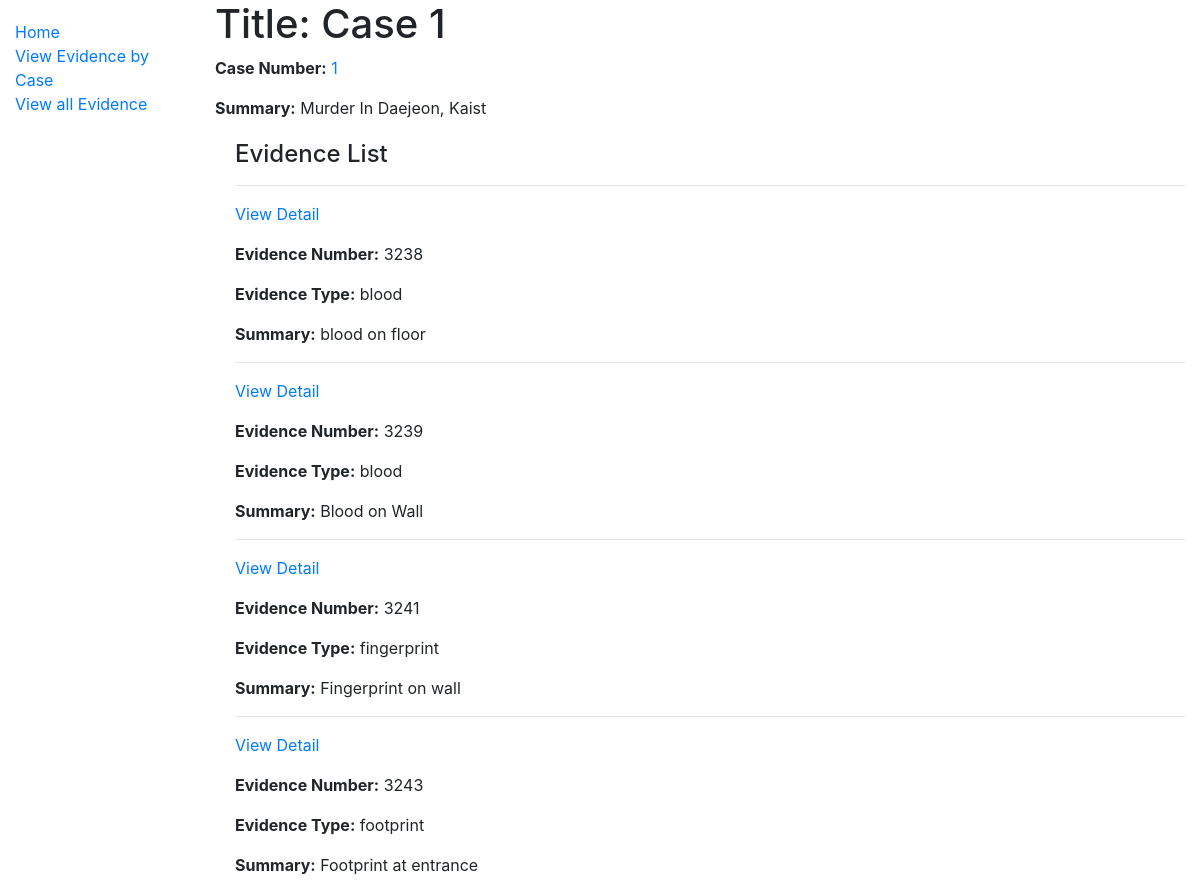
The app's page /catalog/case/4 with its own data.
### catalog/models.py (models this page shows, shortened)
class Evi_case(models.Model):
    number = models.PositiveIntegerField()
    summary = models.TextField(max_length=1000, null = True)
    class Meta:
        ordering = ['number']

class Evidence(models.Model):
    evi_case = models.ForeignKey('Evi_case', on_delete=models.SET_NULL, null=True)
    evi_number = models.AutoField(primary_key=True)
    evi_type = models.ForeignKey('Evi_type', on_delete=models.SET_NULL, null=True)
    summary = models.TextField(max_length=1000, null=True, help_text = 'Enter brief description of evidence')
    evi_time = models.DateTimeField(null=True, blank=True)
    signiture = models.ImageField(blank=True, null=True,)
    picture = models.ImageField(blank=True, null=True,
            upload_to="pictures/")
    record = models.FileField(blank=True, null=True,
            upload_to="records/")

class Evi_type(models.Model):
    name = models.CharField(max_length=200, help_text = 'Enter a evidence type(e.g. fingerprint)')
    class Meta:
        ordering = ['name']
    def __str__(self):
        return self.name

### catalog/views.py (the view)
# urls.py: path('case/<int:pk>', views.CaseDetailView.as_view(), name='case-detail'),
class CaseDetailView(generic.DetailView):
    model = Evi_case

### catalog/templates/catalog/evi_case_detail.html (shortened to what this page needs)
{% extends "base_generic.html" %}
{% block content %}
  <h1>Title: Case {{ evi_case.number }}</h1>
  <p><strong>Case Number:</strong> <a href="">{{ evi_case.number }}</a></p>
  <p><strong>Summary:</strong> {{ evi_case.summary }}</p>
  <div style="margin-left:20px;margin-top:20px">
    <h4>Evidence List</h4>
    {% for copy in evi_case.evidence_set.all %}
      <hr>
      <p><a href="{% url 'evidence-detail' copy.pk %}">View Detail</a></p>
      <p><strong>Evidence Number:</strong> {{copy.evi_number}}</p>
      <p><strong>Evidence Type:</strong> {{copy.evi_type}}</p>
      <p><strong>Summary:</strong> {{copy.summary}}</p>
    {% endfor %}
  </div>
{% endblock %}

### records on screen
Evi_case: number "1", summary "Murder In Daejeon, Kaist"
Evidence: evi_number "3238", evi_type "blood", summary "blood on floor"
Evidence: evi_number "3239", evi_type "blood", summary "Blood on Wall"
Evidence: evi_number "3241", evi_type "fingerprint", summary "Fingerprint on wall"
Evidence: evi_number "3243", evi_type "footprint", summary "Footprint at entrance"
